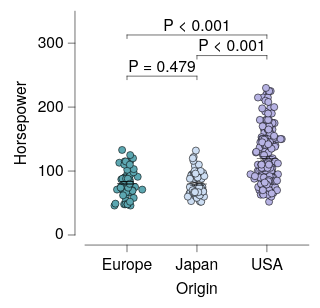

Vega-Lite specification stored for this chart:
### Vega-Lite specification from a JSON file in a GitHub repository (floating-point values rounded to 4 significant figures; data arrays with more than 128 entries replaced by an {"elided": "..."} marker saying what was removed)
{"background": null, "config": {"arc": {"fill": "#DBDBDB", "fillOpacity": 1.0, "innerRadius": 25.0, "padAngle": 0.03, "stroke": "black", "strokeOpacity": 1, "strokeWidth": 0.25}, "area": {"fill": "#DBDBDB", "fillOpacity": 1.0, "stroke": "black", "strokeOpacity": 1, "strokeWidth": 0.25}, "axis": {"domain": true, "domainCap": "round", "domainColor": "black", "domainWidth": 0.25, "grid": false, "gridCap": "round", "gridColor": "#F1F1F1", "gridDash": [0, 0], "gridOpacity": 1.0, "gridWidth": 0.25, "labelColor": "black", "labelFont": "Helvetica Neue, HelveticaNeue, Helvetica, Arial, sans-serif", "labelFontSize": 7, "labelFontStyle": "normal", "labelFontWeight": 400, "offset": 4.5, "ticks": true, "tickCap": "round", "tickColor": "black", "tickRound": false, "tickSize": 3, "tickWidth": 0.25, "titleColor": "black", "titleFont": "Helvetica Neue, HelveticaNeue, Helvetica, Arial, sans-serif", "titleFontSize": 7, "titleFontStyle": "normal", "titleFontWeight": 400}, "axisX": {"domain": true, "labelAlign": "center", "labelAngle": 0, "labels": true, "ticks": true, "translate": 0}, "axisY": {"domain": true, "labelAlign": "right", "labelAngle": 0, "labels": true, "ticks": true, "translate": 0}, "axisRight": {"domain": true, "labelAlign": "left", "labelAngle": 0, "labels": true, "ticks": true, "translate": 0}, "axisTop": {"domain": true, "labelAlign": "center", "labelAngle": 0, "labels": true, "ticks": true, "translate": 0}, "axisBand": {"tickOffset": 0}, "bar": {"fill": "#DBDBDB", "fillOpacity": 1.0, "stroke": "black", "strokeOpacity": 1, "strokeWidth": 0.25}, "boxplot": {"size": 9.0, "ticks": {"cornerRadius": 0.25, "fill": "black", "opacity": 1, "size": 4.5, "thickness": 0.25}, "box": {"fillOpacity": 1.0, "stroke": "black", "strokeOpacity": 1, "strokeWidth": 0.25}, "median": {"cornerRadius": 0, "fill": "black", "fillOpacity": 1.0, "opacity": 1, "size": 9.0, "thickness": 0.25}, "rule": {"fill": "black", "fillOpacity": 1.0, "size": 10.0, "stroke": "black", "strokeDash": [0, 0], "strokeOpacity": 1, "strokeWidth": 0.25}, "outliers": {"color": "black", "fill": "black", "fillOpacity": 1.0, "size": 0, "stroke": "black", "strokeOpacity": 1, "strokeWidth": 0.25}}, "circle": {"fill": "black", "fillOpacity": 1.0, "size": 1.25, "stroke": null, "strokeOpacity": 1, "strokeWidth": 0.25}, "errorband": {"band": {"fillOpacity": 0.6, "stroke": null, "strokeWidth": 0.25, "strokeOpacity": 1}, "borders": {"opacity": 0, "strokeOpacity": 0.25, "strokeWidth": 1}}, "errorbar": {"opacity": 1, "rule": {"strokeDash": [0, 0], "strokeWidth": 0.25}, "ticks": {"color": "black", "cornerRadius": 0.125, "opacity": 1, "size": 6.0, "thickness": 0.25}, "thickness": 0.25}, "font": "Helvetica Neue, HelveticaNeue, Helvetica, Arial, sans-serif", "geoshape": {"fill": "#DBDBDB", "fillOpacity": 1.0, "stroke": "black", "strokeOpacity": 1, "strokeWidth": 0.25}, "header": {"labelColor": "black", "labelFont": "Helvetica Neue, HelveticaNeue, Helvetica, Arial, sans-serif", "labelFontSize": 7, "labelFontStyle": "normal", "labelFontWeight": 400, "titleColor": "black", "titleFont": "Helvetica Neue, HelveticaNeue, Helvetica, Arial, sans-serif", "titleFontSize": 7, "titleFontStyle": "normal", "titleFontWeight": 400, "titlePadding": 0}, "legend": {"disable": false, "offset": 4.5, "titlePadding": 4, "labelOffset": 2, "gradientLabelOffset": 2, "gradientLength": 50.0, "gradientThickness": 5.0, "gradientOpacity": 1.0, "gradientStrokeColor": "black", "gradientStrokeWidth": 0.25, "labelColor": "black", "labelFont": "Helvetica Neue, HelveticaNeue, Helvetica, Arial, sans-serif", "labelFontSize": 7, "labelFontStyle": "normal", "labelFontWeight": 400, "strokeColor": "black", "strokeWidth": 0, "symbolSize": 42, "symbolStrokeColor": "black", "symbolStrokeWidth": 0.25, "titleColor": "black", "titleFont": "Helvetica Neue, HelveticaNeue, Helvetica, Arial, sans-serif", "titleFontSize": 7, "titleFontStyle": "normal", "titleFontWeight": 400}, "line": {"color": "black", "stroke": "black", "strokeCap": "round", "strokeDash": [0, 0], "strokeOpacity": 1, "strokeWidth": 0.375}, "point": {"filled": true, "fill": "#DBDBDB", "fillOpacity": 1.0, "size": 5.0, "stroke": "black", "strokeOpacity": 1, "strokeWidth": 0.25}, "range": {"category": ["#5CA7B1", "#CDDEF3", "#B7B3E4", "#B3DAB5", "#F5E1B3", "#3D727B", "#8AA8D2", "#867DAC", "#80A988", "#CBB17A", "#204148", "#59719A", "#584C77", "#507B5F", "#9D824D"], "diverging": {"scheme": ["#C35082", "#CE6D94", "#D989A7", "#E2A4BA", "#EABFCE", "#F1DBE2", "#F6F6F6", "#D7E0EB", "#B9CBE0", "#9BB6D5", "#7DA1C9", "#5F8CBD", "#4177B1"]}, "heatmap": {"scheme": ["#32022B", "#43044D", "#4C196E", "#4D338C", "#484DA6", "#3A68BB", "#1D83CA", "#1D9CCB", "#23B5C9", "#28CDC5", "#4DE0B4", "#91EE9F"]}, "ordinal": {"scheme": ["#F1F1F1", "#DBDBDB", "#C6C6C6", "#B2B2B2", "#9D9D9D", "#898989", "#767676", "#636363", "#515151", "#404040", "#2F2F2F", "#1F1F1F"]}, "ramp": {"scheme": ["#32022B", "#43044D", "#4C196E", "#4D338C", "#484DA6", "#3A68BB", "#1D83CA", "#1D9CCB", "#23B5C9", "#28CDC5", "#4DE0B4", "#91EE9F"]}}, "rule": {"color": "black", "stroke": "black", "strokeCap": "round", "strokeDash": [2, 2], "strokeOpacity": 1, "strokeWidth": 0.25}, "scale": {"bandPaddingInner": 0.1, "bandPaddingOuter": 0.1, "round": false}, "rect": {"fill": "#DBDBDB", "fillOpacity": 1.0, "stroke": "black", "strokeOpacity": 1, "strokeWidth": 0.25}, "square": {"fill": "#DBDBDB", "fillOpacity": 1.0, "size": 10.0, "stroke": "black", "strokeOpacity": 1, "strokeWidth": 0.25}, "text": {"color": "black", "font": "Helvetica Neue, HelveticaNeue, Helvetica, Arial, sans-serif", "fontSize": 7, "fontStyle": "normal", "fontWeight": 400}, "tick": {"color": "black", "cornerRadius": 0.125, "opacity": 1.0, "size": 9.0, "thickness": 0.25}, "title": {"anchor": "middle", "frame": "group", "color": "black", "font": "Helvetica Neue, HelveticaNeue, Helvetica, Arial, sans-serif", "fontSize": 7, "fontStyle": "normal", "fontWeight": 400, "subtitleColor": "black", "subtitleFont": "Helvetica Neue, HelveticaNeue, Helvetica, Arial, sans-serif", "subtitleFontSize": "Helvetica Neue, HelveticaNeue, Helvetica, Arial, sans-serif", "subtitleFontStyle": "normal", "subtitleFontWeight": 400}, "trail": {"color": "black", "opacity": 1, "size": 0.375}, "view": {"continuousWidth": 100, "continuousHeight": 100, "discreteWidth": 100, "discreteHeight": 100, "fill": null, "stroke": null, "strokeWidth": 0.25}}, "layer": [{"data": {"name": "data-53eecb024a78fdc2be808dcfdc3af7a2"}, "mark": {"type": "circle", "opacity": 1.0, "size": 10.0, "stroke": "black", "strokeOpacity": 1, "strokeWidth": 0.25}, "encoding": {"color": {"field": "Origin", "legend": null, "scale": {"domain": ["Europe", "Japan", "USA"]}, "sort": ["Europe", "Japan", "USA"], "title": null, "type": "nominal"}, "x": {"axis": {}, "field": "Origin", "scale": {"domain": ["Europe", "Japan", "USA"]}, "sort": ["Europe", "Japan", "USA"], "title": "Origin", "type": "nominal"}, "xOffset": {"field": "jitter_x", "scale": {"domain": [-7.33, 7.33], "range": [5.17, 19.83]}, "type": "quantitative"}, "y": {"field": "Horsepower", "title": "Horsepower", "type": "quantitative"}}}, {"data": {"name": "data-6c4882663eaca411296217af4f5e04f9"}, "mark": {"type": "errorbar"}, "encoding": {"x": {"axis": {}, "field": "Origin", "scale": {"domain": ["Europe", "Japan", "USA"]}, "sort": ["Europe", "Japan", "USA"], "title": "Origin", "type": "nominal"}, "y": {"field": "__mean", "title": "Horsepower", "type": "quantitative"}, "yError": {"field": "__error"}}}, {"data": {"name": "data-6c4882663eaca411296217af4f5e04f9"}, "mark": {"type": "tick"}, "encoding": {"x": {"axis": {}, "field": "Origin", "scale": {"domain": ["Europe", "Japan", "USA"]}, "sort": ["Europe", "Japan", "USA"], "title": "Origin", "type": "nominal"}, "y": {"field": "__mean", "title": "Horsepower", "type": "quantitative"}}}, {"layer": [{"layer": [{"data": {"values": [{"x": "USA", "x2": "Europe", "y": 312.8, "__dysonsphere__": 1}]}, "mark": {"type": "rule", "strokeCap": "round", "strokeDash": [0, 0], "strokeWidth": 0.25}, "encoding": {"x": {"field": "x", "type": "nominal"}, "x2": {"field": "x2"}, "y": {"field": "y", "type": "quantitative"}}}, {"data": {"values": [{"x": "USA", "y": 312.8, "y2": 307.3, "__dysonsphere__": 1}]}, "mark": {"type": "rule", "strokeCap": "round", "strokeDash": [0, 0], "strokeWidth": 0.25}, "encoding": {"x": {"field": "x", "type": "nominal"}, "y": {"field": "y", "type": "quantitative"}, "y2": {"field": "y2"}}}, {"data": {"values": [{"x": "Europe", "y": 312.8, "y2": 307.3, "__dysonsphere__": 1}]}, "mark": {"type": "rule", "strokeCap": "round", "strokeDash": [0, 0], "strokeWidth": 0.25}, "encoding": {"x": {"field": "x", "type": "nominal"}, "y": {"field": "y", "type": "quantitative"}, "y2": {"field": "y2"}}}, {"data": {"values": [{"y": 312.8, "label": "P < 0.001", "__dysonsphere__": 1}]}, "mark": {"type": "text", "align": "center", "dy": -4, "fontSize": 7}, "encoding": {"text": {"field": "label", "type": "nominal"}, "x": {"value": 50.0}, "y": {"field": "y", "type": "quantitative"}}}]}, {"layer": [{"data": {"values": [{"x": "Europe", "x2": "Japan", "y": 248.4, "__dysonsphere__": 1}]}, "mark": {"type": "rule", "strokeCap": "round", "strokeDash": [0, 0], "strokeWidth": 0.25}, "encoding": {"x": {"field": "x", "type": "nominal"}, "x2": {"field": "x2"}, "y": {"field": "y", "type": "quantitative"}}}, {"data": {"values": [{"x": "Europe", "y": 248.4, "y2": 242.9, "__dysonsphere__": 1}]}, "mark": {"type": "rule", "strokeCap": "round", "strokeDash": [0, 0], "strokeWidth": 0.25}, "encoding": {"x": {"field": "x", "type": "nominal"}, "y": {"field": "y", "type": "quantitative"}, "y2": {"field": "y2"}}}, {"data": {"values": [{"x": "Japan", "y": 248.4, "y2": 242.9, "__dysonsphere__": 1}]}, "mark": {"type": "rule", "strokeCap": "round", "strokeDash": [0, 0], "strokeWidth": 0.25}, "encoding": {"x": {"field": "x", "type": "nominal"}, "y": {"field": "y", "type": "quantitative"}, "y2": {"field": "y2"}}}, {"data": {"values": [{"y": 248.4, "label": "P = 0.479", "__dysonsphere__": 1}]}, "mark": {"type": "text", "align": "center", "dy": -4, "fontSize": 7}, "encoding": {"text": {"field": "label", "type": "nominal"}, "x": {"value": 34.38}, "y": {"field": "y", "type": "quantitative"}}}]}, {"layer": [{"data": {"values": [{"x": "USA", "x2": "Japan", "y": 280.6, "__dysonsphere__": 1}]}, "mark": {"type": "rule", "strokeCap": "round", "strokeDash": [0, 0], "strokeWidth": 0.25}, "encoding": {"x": {"field": "x", "type": "nominal"}, "x2": {"field": "x2"}, "y": {"field": "y", "type": "quantitative"}}}, {"data": {"values": [{"x": "USA", "y": 280.6, "y2": 275.1, "__dysonsphere__": 1}]}, "mark": {"type": "rule", "strokeCap": "round", "strokeDash": [0, 0], "strokeWidth": 0.25}, "encoding": {"x": {"field": "x", "type": "nominal"}, "y": {"field": "y", "type": "quantitative"}, "y2": {"field": "y2"}}}, {"data": {"values": [{"x": "Japan", "y": 280.6, "y2": 275.1, "__dysonsphere__": 1}]}, "mark": {"type": "rule", "strokeCap": "round", "strokeDash": [0, 0], "strokeWidth": 0.25}, "encoding": {"x": {"field": "x", "type": "nominal"}, "y": {"field": "y", "type": "quantitative"}, "y2": {"field": "y2"}}}, {"data": {"values": [{"y": 280.6, "label": "P < 0.001", "__dysonsphere__": 1}]}, "mark": {"type": "text", "align": "center", "dy": -4, "fontSize": 7}, "encoding": {"text": {"field": "label", "type": "nominal"}, "x": {"value": 65.62}, "y": {"field": "y", "type": "quantitative"}}}]}], "name": "__dysonsphere_cf33a0b464cc3f99_11"}], "$schema": "https://vega.github.io/schema/vega-lite/v6.4.1.json", "datasets": {"data-53eecb024a78fdc2be808dcfdc3af7a2": {"elided": "400 records"}, "data-6c4882663eaca411296217af4f5e04f9": [{"Origin": "USA", "__mean": 119.9, "__error": 2.529, "__dysonsphere__": 1}, {"Origin": "Europe", "__mean": 81.0, "__error": 2.47, "__dysonsphere__": 1}, {"Origin": "Japan", "__mean": 79.84, "__error": 2.005, "__dysonsphere__": 1}]}}
